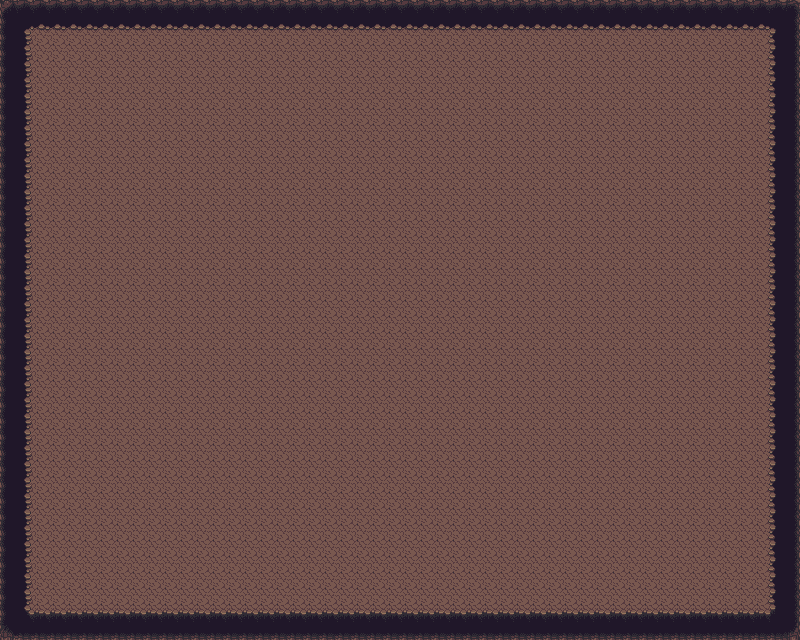

A level layout from a 2D game, rendered from its tile map. Below: a short description, then the map file with tile-grid data replaced by summaries:
An orthogonal 50x40 tile map with 16x16 px tiles, 2 tile layers (Background, Things), 3 tilesets and 1 object.

<map version="1.2" tiledversion="1.3.1" orientation="orthogonal" renderorder="right-down" compressionlevel="0" width="50" height="40" tilewidth="16" tileheight="16" infinite="0" nextlayerid="4" nextobjectid="3">
 <tileset firstgid="1" source="../Tilesets/Cave.tsx" />
 <tileset firstgid="1001" source="../Tilesets/Objects.tsx" />
 <tileset firstgid="1661" source="../Tilesets/Minotaur - Sprite Sheet.tsx" />
 <layer id="2" name="Background" width="50" height="40">
  <data>[2000 cells, 2000 non-empty, 17 distinct tile ids]</data>
 </layer>
 <layer id="1" name="Things" width="50" height="40">
  <data>[2000 cells, 0 non-empty, 0 distinct tile ids]</data>
 </layer>
 <objectgroup id="3" name="Colisiones">
  <object id="2" x="32" y="608">
   <polygon points="0,0 736,0 736,-576 0,-576" />
  </object>
 </objectgroup>
</map>
